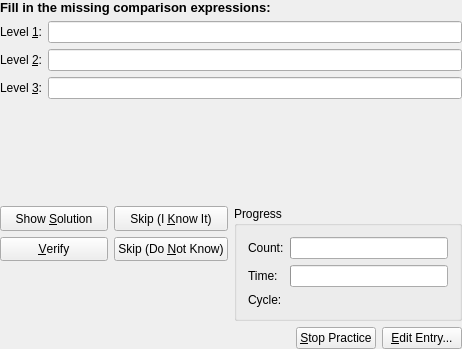
<ui version="4.0" >
 <author>Peter Hedlund &lt;peter.hedlund@kdemail.net></author>
 <class>AdjQueryDlgForm</class>
 <widget class="QWidget" name="AdjQueryDlgForm" >
  <property name="geometry" >
   <rect>
    <x>0</x>
    <y>0</y>
    <width>462</width>
    <height>349</height>
   </rect>
  </property>
  <property name="sizePolicy" >
   <sizepolicy vsizetype="Minimum" hsizetype="Preferred" >
    <horstretch>0</horstretch>
    <verstretch>0</verstretch>
   </sizepolicy>
  </property>
  <layout class="QGridLayout" >
   <property name="leftMargin" >
    <number>0</number>
   </property>
   <property name="topMargin" >
    <number>0</number>
   </property>
   <property name="rightMargin" >
    <number>0</number>
   </property>
   <property name="bottomMargin" >
    <number>0</number>
   </property>
   <property name="horizontalSpacing" >
    <number>6</number>
   </property>
   <property name="verticalSpacing" >
    <number>6</number>
   </property>
   <item row="0" column="0" colspan="2" >
    <widget class="QLabel" name="TextLabel1" >
     <property name="font" >
      <font>
       <family>Tahoma</family>
       <pointsize>10</pointsize>
       <weight>75</weight>
       <italic>false</italic>
       <bold>true</bold>
       <underline>false</underline>
       <strikeout>false</strikeout>
      </font>
     </property>
     <property name="text" >
      <string>Fill in the missing comparison expressions:</string>
     </property>
    </widget>
   </item>
   <item row="1" column="0" >
    <widget class="QLabel" name="lev1Label" >
     <property name="text" >
      <string>Level &amp;1:</string>
     </property>
     <property name="buddy" >
      <cstring>lev1Field</cstring>
     </property>
    </widget>
   </item>
   <item row="3" column="0" >
    <widget class="QLabel" name="lev3Label" >
     <property name="text" >
      <string>Level &amp;3:</string>
     </property>
     <property name="buddy" >
      <cstring>lev3Field</cstring>
     </property>
    </widget>
   </item>
   <item row="2" column="0" >
    <widget class="QLabel" name="lev2Label" >
     <property name="text" >
      <string>Level &amp;2:</string>
     </property>
     <property name="buddy" >
      <cstring>lev2Field</cstring>
     </property>
    </widget>
   </item>
   <item row="1" column="1" >
    <widget class="QLineEdit" name="lev1Field" >
     <property name="sizePolicy" >
      <sizepolicy vsizetype="Fixed" hsizetype="Expanding" >
       <horstretch>0</horstretch>
       <verstretch>0</verstretch>
      </sizepolicy>
     </property>
    </widget>
   </item>
   <item row="2" column="1" >
    <widget class="QLineEdit" name="lev2Field" >
     <property name="sizePolicy" >
      <sizepolicy vsizetype="Fixed" hsizetype="Expanding" >
       <horstretch>0</horstretch>
       <verstretch>0</verstretch>
      </sizepolicy>
     </property>
    </widget>
   </item>
   <item row="3" column="1" >
    <widget class="QLineEdit" name="lev3Field" >
     <property name="sizePolicy" >
      <sizepolicy vsizetype="Fixed" hsizetype="Expanding" >
       <horstretch>0</horstretch>
       <verstretch>0</verstretch>
      </sizepolicy>
     </property>
    </widget>
   </item>
   <item row="4" column="0" colspan="2" >
    <spacer>
     <property name="orientation" >
      <enum>Qt::Vertical</enum>
     </property>
     <property name="sizeType" >
      <enum>QSizePolicy::Expanding</enum>
     </property>
     <property name="sizeHint" >
      <size>
       <width>390</width>
       <height>60</height>
      </size>
     </property>
    </spacer>
   </item>
   <item row="5" column="0" colspan="2" >
    <layout class="QGridLayout" >
     <property name="leftMargin" >
      <number>0</number>
     </property>
     <property name="topMargin" >
      <number>0</number>
     </property>
     <property name="rightMargin" >
      <number>0</number>
     </property>
     <property name="bottomMargin" >
      <number>0</number>
     </property>
     <property name="horizontalSpacing" >
      <number>6</number>
     </property>
     <property name="verticalSpacing" >
      <number>6</number>
     </property>
     <item row="1" column="0" >
      <widget class="QLabel" name="status" >
       <property name="sizePolicy" >
        <sizepolicy vsizetype="Minimum" hsizetype="Expanding" >
         <horstretch>0</horstretch>
         <verstretch>0</verstretch>
        </sizepolicy>
       </property>
       <property name="frameShadow" >
        <enum>QFrame::Plain</enum>
       </property>
      </widget>
     </item>
     <item row="0" column="0" >
      <layout class="QGridLayout" >
       <property name="leftMargin" >
        <number>0</number>
       </property>
       <property name="topMargin" >
        <number>0</number>
       </property>
       <property name="rightMargin" >
        <number>0</number>
       </property>
       <property name="bottomMargin" >
        <number>0</number>
       </property>
       <property name="horizontalSpacing" >
        <number>6</number>
       </property>
       <property name="verticalSpacing" >
        <number>6</number>
       </property>
       <item row="1" column="0" >
        <widget class="QPushButton" name="verify" >
         <property name="sizePolicy" >
          <sizepolicy vsizetype="Minimum" hsizetype="Minimum" >
           <horstretch>0</horstretch>
           <verstretch>0</verstretch>
          </sizepolicy>
         </property>
         <property name="text" >
          <string>&amp;Verify</string>
         </property>
        </widget>
       </item>
       <item row="0" column="1" >
        <widget class="QPushButton" name="know_it" >
         <property name="sizePolicy" >
          <sizepolicy vsizetype="Minimum" hsizetype="Minimum" >
           <horstretch>0</horstretch>
           <verstretch>0</verstretch>
          </sizepolicy>
         </property>
         <property name="text" >
          <string>Skip (I &amp;Know It)</string>
         </property>
        </widget>
       </item>
       <item row="0" column="0" >
        <widget class="QPushButton" name="show_all" >
         <property name="sizePolicy" >
          <sizepolicy vsizetype="Minimum" hsizetype="Minimum" >
           <horstretch>0</horstretch>
           <verstretch>0</verstretch>
          </sizepolicy>
         </property>
         <property name="text" >
          <string>Show &amp;Solution</string>
         </property>
        </widget>
       </item>
       <item row="1" column="1" >
        <widget class="QPushButton" name="dont_know" >
         <property name="sizePolicy" >
          <sizepolicy vsizetype="Minimum" hsizetype="Minimum" >
           <horstretch>0</horstretch>
           <verstretch>0</verstretch>
          </sizepolicy>
         </property>
         <property name="text" >
          <string>Skip (Do &amp;Not Know)</string>
         </property>
        </widget>
       </item>
      </layout>
     </item>
     <item rowspan="2" row="0" column="1" >
      <widget class="QGroupBox" name="progressgroup" >
       <property name="sizePolicy" >
        <sizepolicy vsizetype="Minimum" hsizetype="Minimum" >
         <horstretch>0</horstretch>
         <verstretch>0</verstretch>
        </sizepolicy>
       </property>
       <property name="title" >
        <string>Progress</string>
       </property>
       <layout class="QGridLayout" >
        <property name="leftMargin" >
         <number>11</number>
        </property>
        <property name="topMargin" >
         <number>11</number>
        </property>
        <property name="rightMargin" >
         <number>11</number>
        </property>
        <property name="bottomMargin" >
         <number>11</number>
        </property>
        <property name="horizontalSpacing" >
         <number>6</number>
        </property>
        <property name="verticalSpacing" >
         <number>6</number>
        </property>
        <item row="0" column="1" >
         <widget class="QProgressBar" name="countbar" />
        </item>
        <item row="1" column="1" >
         <widget class="QProgressBar" name="timebar" />
        </item>
        <item row="0" column="0" >
         <widget class="QLabel" name="countlabel" >
          <property name="sizePolicy" >
           <sizepolicy vsizetype="Preferred" hsizetype="Preferred" >
            <horstretch>0</horstretch>
            <verstretch>0</verstretch>
           </sizepolicy>
          </property>
          <property name="text" >
           <string>Count:</string>
          </property>
         </widget>
        </item>
        <item row="1" column="0" >
         <widget class="QLabel" name="timelabel" >
          <property name="sizePolicy" >
           <sizepolicy vsizetype="Preferred" hsizetype="Preferred" >
            <horstretch>0</horstretch>
            <verstretch>0</verstretch>
           </sizepolicy>
          </property>
          <property name="text" >
           <string>Time:</string>
          </property>
         </widget>
        </item>
        <item row="2" column="0" >
         <widget class="QLabel" name="Cyclelabel" >
          <property name="frameShape" >
           <enum>QFrame::NoFrame</enum>
          </property>
          <property name="text" >
           <string>Cycle:</string>
          </property>
         </widget>
        </item>
        <item row="2" column="1" >
         <widget class="QLabel" name="progCount" >
          <property name="sizePolicy" >
           <sizepolicy vsizetype="Minimum" hsizetype="Expanding" >
            <horstretch>0</horstretch>
            <verstretch>0</verstretch>
           </sizepolicy>
          </property>
         </widget>
        </item>
       </layout>
      </widget>
     </item>
     <item row="2" column="0" colspan="2" >
      <layout class="QHBoxLayout" >
       <item>
        <spacer>
         <property name="orientation" >
          <enum>Qt::Horizontal</enum>
         </property>
         <property name="sizeHint" >
          <size>
           <width>111</width>
           <height>20</height>
          </size>
         </property>
        </spacer>
       </item>
       <item>
        <widget class="QPushButton" name="stopPracticeButton" >
         <property name="text" >
          <string>&amp;Stop Practice</string>
         </property>
        </widget>
       </item>
       <item>
        <widget class="QPushButton" name="editEntryButton" >
         <property name="text" >
          <string>&amp;Edit Entry...</string>
         </property>
        </widget>
       </item>
      </layout>
     </item>
    </layout>
   </item>
  </layout>
 </widget>
 <layoutdefault spacing="6" margin="11" />
 <tabstops>
  <tabstop>lev1Field</tabstop>
  <tabstop>lev2Field</tabstop>
  <tabstop>lev3Field</tabstop>
  <tabstop>show_all</tabstop>
  <tabstop>verify</tabstop>
  <tabstop>know_it</tabstop>
  <tabstop>dont_know</tabstop>
 </tabstops>
 <resources/>
 <connections/>
</ui>
